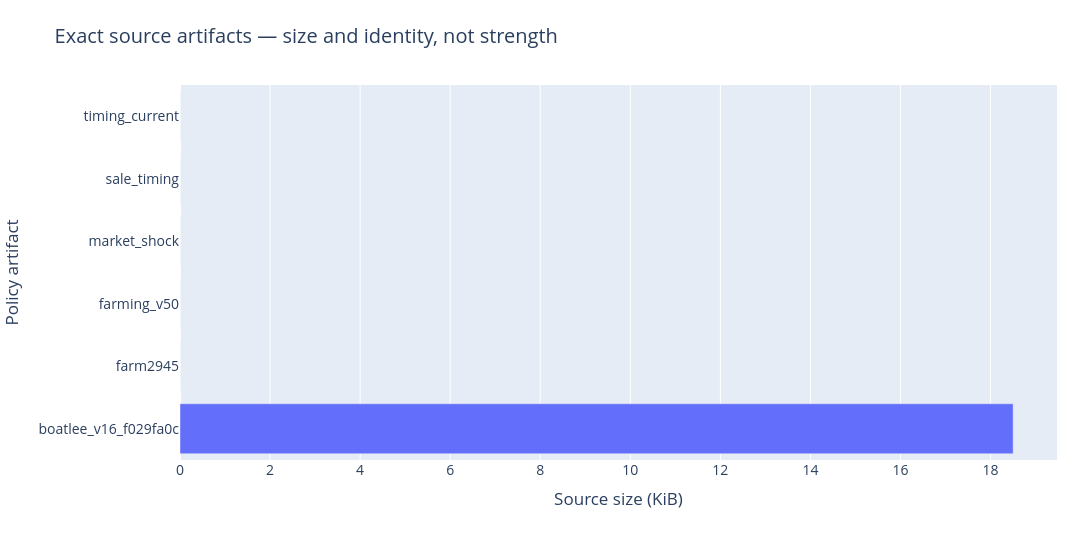

Here is the notebook cell this chart was saved with:
### Markdown cell above
## Source identity and architecture footprint
Source size is provenance/load information, not a performance metric. The dynamic candidate is bound to the frozen `main.py` SHA-256, an immutable mirror commit and path, and a durable acquisition receipt. A wrong hash or unavailable source stops the run before any games.

### Code cell
sources=DATA.get('sources',{})
fig=go.Figure(go.Bar(x=[sources[k].get('bytes',0)/1024 for k in sources],y=list(sources),orientation='h',customdata=[sources[k].get('sha256') for k in sources],hovertemplate='%{y}<br>%{x:.1f} KiB<br>%{customdata}<extra></extra>'))
fig.update_layout(title='Exact source artifacts — size and identity, not strength',xaxis_title='Source size (KiB)',yaxis_title='Policy artifact')
show(fig,560)

### Figure 1 — Plotly figure (JSON) as saved in the notebook; plotly's stock layout.template omitted (floating-point values rounded to 4 significant figures)
{"data": [{"customdata": ["f029fa0cb66a9eb509afbe44e3f59b800332d0419db91607183410e4089c4d19", "bfee70e9daaebeae0737a880f1df8f1c60d0783c59af620136cc0d28ef482bc7", "177d78bdf00aa96579d98052558e18cd3081d29f855c8a6f20a2bbfebcdbda11", "d5460fc2e5488e0a340f0e4e795f2709c48b58cff7c204ced3821a4c7dae4555", "1aa3717b3201997a95920c80cf5612c23f78f8716c7b1084b6a345ca4eae7e4f", "9c0a8921aa49fba080d53deee3c9fe8db7a8e2b02881e9adda4090af73e9c187"], "hovertemplate": "%{y}<br>%{x:.1f} KiB<br>%{customdata}<extra></extra>", "orientation": "h", "type": "bar", "x": [18.5, 0.0, 0.0, 0.0, 0.0, 0.0], "y": ["boatlee_v16_f029fa0c", "farm2945", "farming_v50", "market_shock", "sale_timing", "timing_current"]}], "layout": {"font": {"size": 14}, "height": 560, "margin": {"b": 100, "l": 90, "r": 35, "t": 85}, "title": {"text": "Exact source artifacts — size and identity, not strength"}, "width": 1120, "xaxis": {"title": {"text": "Source size (KiB)"}}, "yaxis": {"title": {"text": "Policy artifact"}}}}
